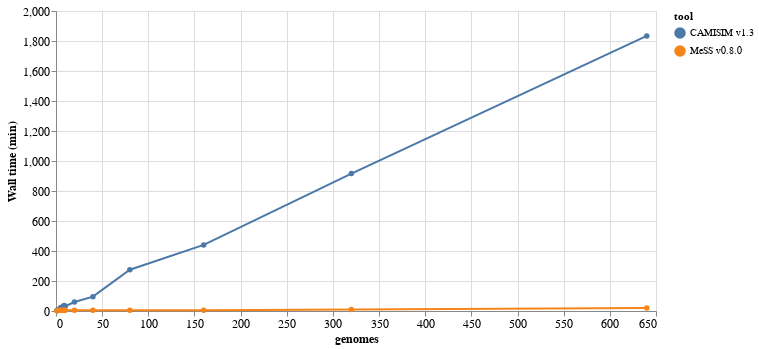

This figure's notebook cell:
### Code cell
line = (
    alt.Chart(df[["genomes","duration_min","tool","total_sequence_length","number_of_contigs","bases","reads"]])
    .mark_line(point=True)
    .encode(
        x=alt.X("genomes"),
        y=alt.Y("duration_min").title("Wall time (min)"),
        color="tool",
        tooltip=["duration_min","genomes","total_sequence_length","number_of_contigs","bases","reads"]
    )
).properties(
    width=600,
    height=300
).configure_axis(
    labelFontSize=12,
    titleFontSize=12
)
line

### Figure 1 — Vega-Lite specification as saved in the notebook (floating-point values rounded to 4 significant figures)
{"config": {"view": {"continuousWidth": 300, "continuousHeight": 300}, "axis": {"labelFontSize": 12, "titleFontSize": 12}}, "data": {"name": "data-da2fe38c42e4140f38038ef71ba2a3b3"}, "mark": {"type": "line", "point": true}, "encoding": {"color": {"field": "tool", "type": "nominal"}, "tooltip": [{"field": "duration_min", "type": "quantitative"}, {"field": "genomes", "type": "quantitative"}, {"field": "total_sequence_length", "type": "quantitative"}, {"field": "number_of_contigs", "type": "quantitative"}, {"field": "bases", "type": "quantitative"}, {"field": "reads", "type": "quantitative"}], "x": {"field": "genomes", "type": "quantitative"}, "y": {"field": "duration_min", "title": "Wall time (min)", "type": "quantitative"}}, "height": 300, "width": 600, "$schema": "https://vega.github.io/schema/vega-lite/v5.16.3.json", "datasets": {"data-da2fe38c42e4140f38038ef71ba2a3b3": [{"genomes": 1, "duration_min": 3.917, "tool": "CAMISIM v1.3", "total_sequence_length": 3502975, "number_of_contigs": 2, "bases": 3503000.0, "reads": 17510.0}, {"genomes": 3, "duration_min": 4.283, "tool": "CAMISIM v1.3", "total_sequence_length": 6774179, "number_of_contigs": 9, "bases": 6774000.0, "reads": 33870.0}, {"genomes": 2, "duration_min": 8.8, "tool": "CAMISIM v1.3", "total_sequence_length": 8160866, "number_of_contigs": 3, "bases": 8161000.0, "reads": 40800.0}, {"genomes": 4, "duration_min": 9.0, "tool": "CAMISIM v1.3", "total_sequence_length": 10175797, "number_of_contigs": 8, "bases": 10180000.0, "reads": 50880.0}, {"genomes": 7, "duration_min": 13.3, "tool": "CAMISIM v1.3", "total_sequence_length": 20558298, "number_of_contigs": 10, "bases": 20560000.0, "reads": 102800.0}, {"genomes": 5, "duration_min": 23.78, "tool": "CAMISIM v1.3", "total_sequence_length": 21563198, "number_of_contigs": 7, "bases": 21560000.0, "reads": 107800.0}, {"genomes": 6, "duration_min": 20.72, "tool": "CAMISIM v1.3", "total_sequence_length": 25055301, "number_of_contigs": 12, "bases": 25060000.0, "reads": 125300.0}, {"genomes": 9, "duration_min": 36.75, "tool": "CAMISIM v1.3", "total_sequence_length": 35105455, "number_of_contigs": 17, "bases": 35110000.0, "reads": 175500.0}, {"genomes": 8, "duration_min": 33.12, "tool": "CAMISIM v1.3", "total_sequence_length": 35319318, "number_of_contigs": 13, "bases": 35320000.0, "reads": 176600.0}, {"genomes": 10, "duration_min": 31.75, "tool": "CAMISIM v1.3", "total_sequence_length": 39823809, "number_of_contigs": 20, "bases": 39820000.0, "reads": 199100.0}, {"genomes": 20, "duration_min": 60.13, "tool": "CAMISIM v1.3", "total_sequence_length": 70722151, "number_of_contigs": 28, "bases": 70720000.0, "reads": 353600.0}, {"genomes": 40, "duration_min": 95.68, "tool": "CAMISIM v1.3", "total_sequence_length": 138120060, "number_of_contigs": 75, "bases": 138100000.0, "reads": 690600.0}, {"genomes": 80, "duration_min": 275.2, "tool": "CAMISIM v1.3", "total_sequence_length": 319489510, "number_of_contigs": 125, "bases": 319500000.0, "reads": 1597000.0}, {"genomes": 160, "duration_min": 440.5, "tool": "CAMISIM v1.3", "total_sequence_length": 579788569, "number_of_contigs": 260, "bases": 579800000.0, "reads": 2899000.0}, {"genomes": 320, "duration_min": 916.1, "tool": "CAMISIM v1.3", "total_sequence_length": 1205375444, "number_of_contigs": 538, "bases": 1205000000.0, "reads": 6027000.0}, {"genomes": 640, "duration_min": 1834.0, "tool": "CAMISIM v1.3", "total_sequence_length": 2394501105, "number_of_contigs": 1056, "bases": 2395000000.0, "reads": 11970000.0}, {"genomes": 1, "duration_min": 1.983, "tool": "MeSS v0.8.0", "total_sequence_length": 3502975, "number_of_contigs": 2, "bases": 3503000.0, "reads": 17510.0}, {"genomes": 3, "duration_min": 3.8, "tool": "MeSS v0.8.0", "total_sequence_length": 6774179, "number_of_contigs": 9, "bases": 6774000.0, "reads": 33870.0}, {"genomes": 2, "duration_min": 3.95, "tool": "MeSS v0.8.0", "total_sequence_length": 8160866, "number_of_contigs": 3, "bases": 8161000.0, "reads": 40800.0}, {"genomes": 4, "duration_min": 4.167, "tool": "MeSS v0.8.0", "total_sequence_length": 10175797, "number_of_contigs": 8, "bases": 10180000.0, "reads": 50880.0}, {"genomes": 7, "duration_min": 4.2, "tool": "MeSS v0.8.0", "total_sequence_length": 20558298, "number_of_contigs": 10, "bases": 20560000.0, "reads": 102800.0}, {"genomes": 5, "duration_min": 4.3, "tool": "MeSS v0.8.0", "total_sequence_length": 21563198, "number_of_contigs": 7, "bases": 21560000.0, "reads": 107800.0}, {"genomes": 6, "duration_min": 4.217, "tool": "MeSS v0.8.0", "total_sequence_length": 25055301, "number_of_contigs": 12, "bases": 25060000.0, "reads": 125300.0}, {"genomes": 9, "duration_min": 4.417, "tool": "MeSS v0.8.0", "total_sequence_length": 35105455, "number_of_contigs": 17, "bases": 35110000.0, "reads": 175500.0}, {"genomes": 8, "duration_min": 4.367, "tool": "MeSS v0.8.0", "total_sequence_length": 35319318, "number_of_contigs": 13, "bases": 35320000.0, "reads": 176600.0}, {"genomes": 10, "duration_min": 4.417, "tool": "MeSS v0.8.0", "total_sequence_length": 39823809, "number_of_contigs": 20, "bases": 39820000.0, "reads": 199100.0}, {"genomes": 20, "duration_min": 4.417, "tool": "MeSS v0.8.0", "total_sequence_length": 70722151, "number_of_contigs": 28, "bases": 70720000.0, "reads": 353600.0}, {"genomes": 40, "duration_min": 4.417, "tool": "MeSS v0.8.0", "total_sequence_length": 138120060, "number_of_contigs": 75, "bases": 138100000.0, "reads": 690600.0}, {"genomes": 80, "duration_min": 4.417, "tool": "MeSS v0.8.0", "total_sequence_length": 319489510, "number_of_contigs": 125, "bases": 319500000.0, "reads": 1597000.0}, {"genomes": 160, "duration_min": 5.167, "tool": "MeSS v0.8.0", "total_sequence_length": 579788569, "number_of_contigs": 260, "bases": 579800000.0, "reads": 2899000.0}, {"genomes": 320, "duration_min": 10.13, "tool": "MeSS v0.8.0", "total_sequence_length": 1205375444, "number_of_contigs": 538, "bases": 1205000000.0, "reads": 6027000.0}, {"genomes": 640, "duration_min": 19.7, "tool": "MeSS v0.8.0", "total_sequence_length": 2394501105, "number_of_contigs": 1056, "bases": 2395000000.0, "reads": 11970000.0}]}}
